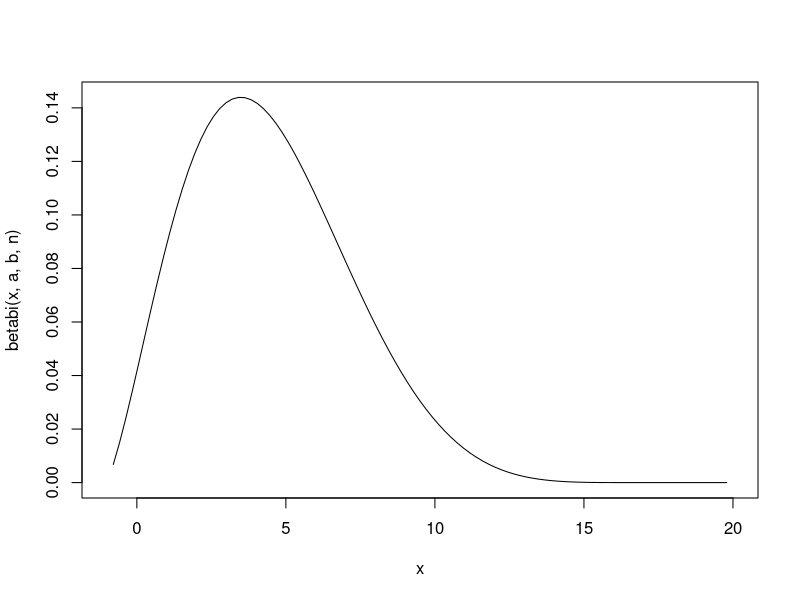
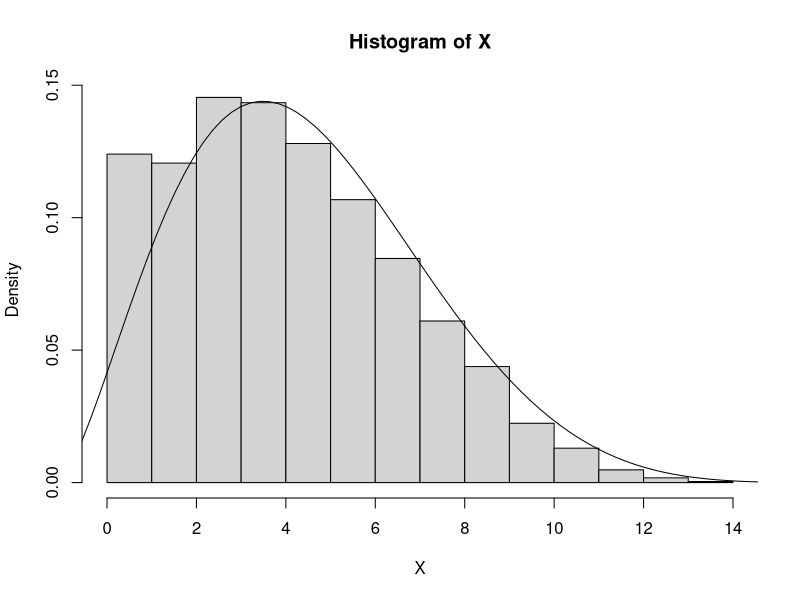
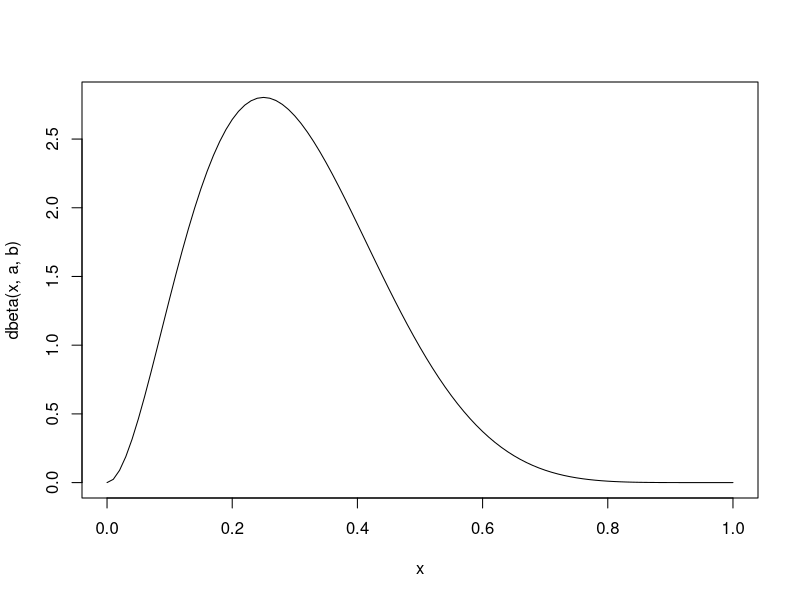
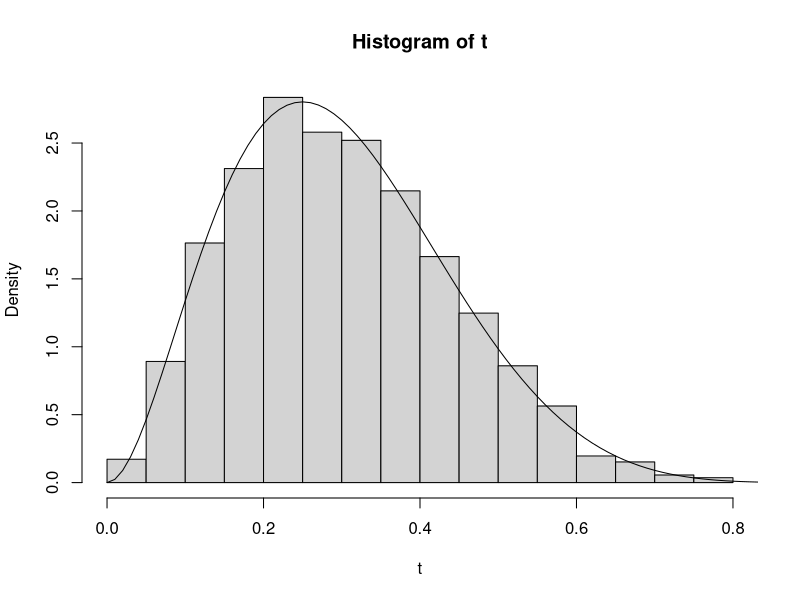

Write R code to recreate these figures, in order.
set.seed(1234)
Nsim=5000 #initial values
n=15
a=3
b=7
X=t=array(0,dim=c(Nsim,1)) #init arrays

t[1]=rbeta(1,a,b) #init chains

X[1]=rbinom(1,n,t[1])

for (i in 2:Nsim){ #sampling loop
  X[i]=rbinom(1,n,t[i-1])
  t[i]=rbeta(1,a+X[i],n-X[i]+b)
}


betabi = function(x,a,b,n) gamma(n+1)/(gamma(x+1)*gamma(n-x+1))*gamma(x+a)*gamma(n-x+b)/gamma(n+a+b)*gamma(a+b)/(gamma(a)*gamma(b))


target_X = curve(betabi(x,a,b,n),-1,20)
hist(X,freq=F)
lines(target_X)

target_theta = curve(dbeta(x,a,b),0,1)
hist(t,freq=F)
lines(target_theta)
